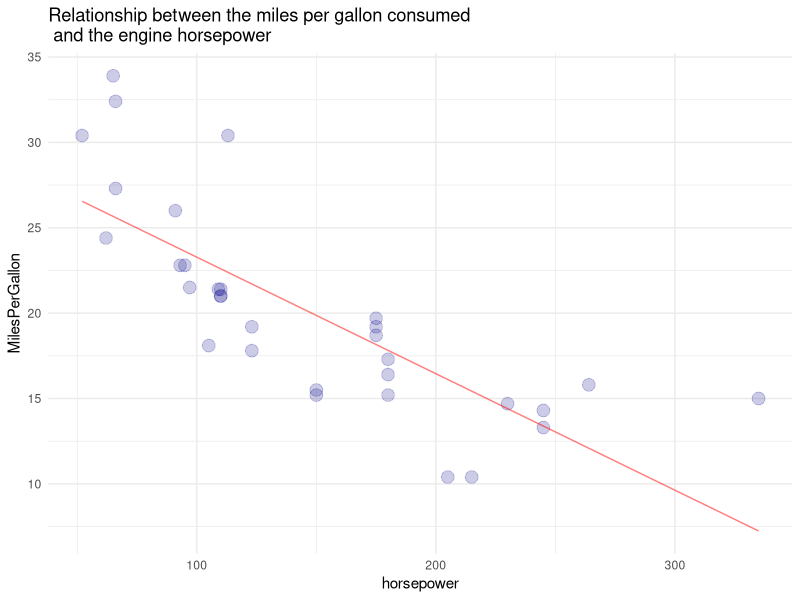
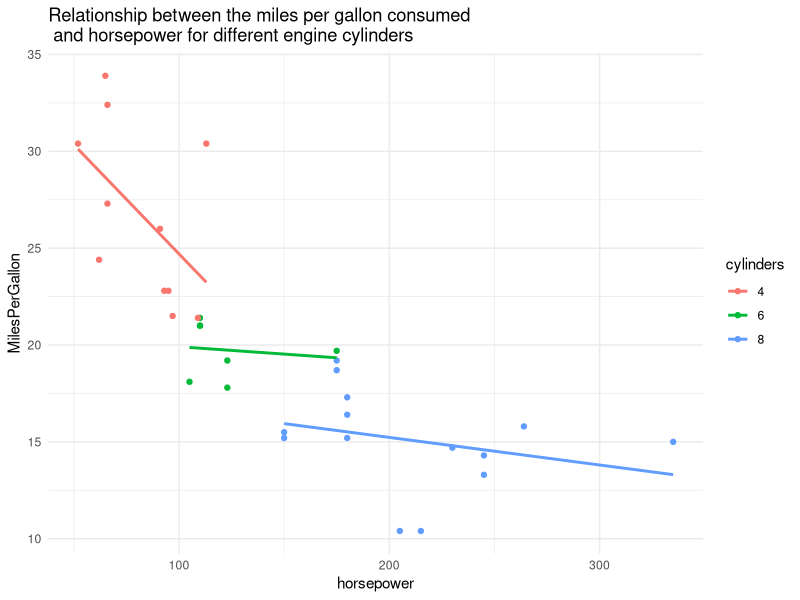
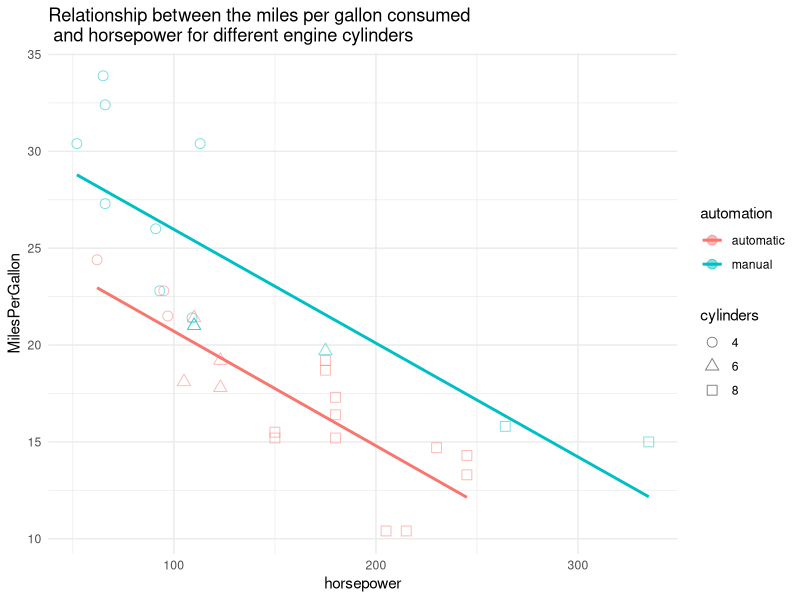

Write R code to recreate these figures, in order.
## ---- chunk 1
knitr::opts_chunk$set(echo = FALSE, message = FALSE, warning = FALSE, results = "asis", fig.align = "center", fig.height = 4, fig.width = 8, dpi = 100, tidy = FALSE)

## loading the required libraries ##

library(ggplot2)
library(dplyr)
library(knitr)
## ---- chunk 2
kable(mtcars[1:3, ]) ## to print nicely formatted table
## ---- chunk 3
data <- mtcars ## saves the `mtcars` dataset as `data`

## next I clean up the data a little bit my renaming many of the variables ##

data$am <- factor(data$am,levels = c(0, 1), labels = c("automatic", "manual"))
data$cyl <- factor(data$cyl)
data <- data %>% rename(cylinders = cyl) %>% 
  rename(automation = am) %>%
  rename(horsepower = hp) %>% 
  rename(MilesPerGallon = mpg)
## ---- chunk 4
a <- ggplot(data = data, aes(x = horsepower, y = MilesPerGallon)) + 
  geom_point(color = alpha("darkblue", 1/5), size = 4) + 
  geom_smooth(method = "lm", se = FALSE, size = 0.5, color = alpha("red", 0.5)) +
  labs(title = "Relationship between the miles per gallon consumed \n and the engine horsepower") +
  theme_minimal()


a
## ---- chunk 5
b <- ggplot(data = data, aes(x = horsepower, y = MilesPerGallon, color = cylinders)) + 
  geom_point() + geom_smooth(method = "lm", se = FALSE) + 
  theme_minimal() +
  labs(title = "Relationship between the miles per gallon consumed \n and horsepower for different engine cylinders")

b
## ---- chunk 6
c <- ggplot(data= data, aes(x = horsepower, y = MilesPerGallon, shape = cylinders)) + 
  scale_shape(solid = FALSE) +
  geom_point(alpha = 0.5, size = 3, aes(color = automation)) + 
  geom_smooth(aes(color = automation, group = automation), method = "lm", se = FALSE) + 
  theme_minimal() + 
  labs(title = "Relationship between the miles per gallon consumed \n and horsepower for different engine cylinders")

c
